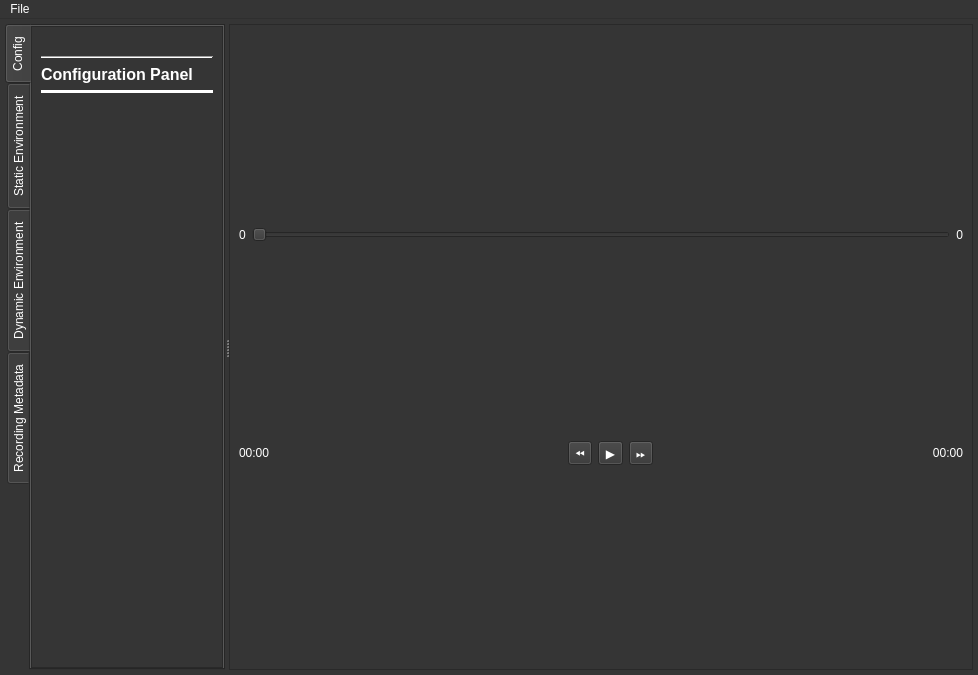
<?xml version="1.0" encoding="UTF-8"?>
<ui version="4.0">
 <class>MainWindow</class>
 <widget class="QMainWindow" name="MainWindow">
  <property name="geometry">
   <rect>
    <x>0</x>
    <y>0</y>
    <width>978</width>
    <height>675</height>
   </rect>
  </property>
  <property name="palette">
   <palette>
    <active>
     <colorrole role="WindowText">
      <brush brushstyle="SolidPattern">
       <color alpha="255">
        <red>255</red>
        <green>255</green>
        <blue>255</blue>
       </color>
      </brush>
     </colorrole>
     <colorrole role="Button">
      <brush brushstyle="SolidPattern">
       <color alpha="255">
        <red>53</red>
        <green>53</green>
        <blue>53</blue>
       </color>
      </brush>
     </colorrole>
     <colorrole role="Text">
      <brush brushstyle="SolidPattern">
       <color alpha="255">
        <red>255</red>
        <green>255</green>
        <blue>255</blue>
       </color>
      </brush>
     </colorrole>
     <colorrole role="BrightText">
      <brush brushstyle="SolidPattern">
       <color alpha="255">
        <red>255</red>
        <green>0</green>
        <blue>0</blue>
       </color>
      </brush>
     </colorrole>
     <colorrole role="ButtonText">
      <brush brushstyle="SolidPattern">
       <color alpha="255">
        <red>255</red>
        <green>255</green>
        <blue>255</blue>
       </color>
      </brush>
     </colorrole>
     <colorrole role="Base">
      <brush brushstyle="SolidPattern">
       <color alpha="255">
        <red>25</red>
        <green>25</green>
        <blue>25</blue>
       </color>
      </brush>
     </colorrole>
     <colorrole role="Window">
      <brush brushstyle="SolidPattern">
       <color alpha="255">
        <red>53</red>
        <green>53</green>
        <blue>53</blue>
       </color>
      </brush>
     </colorrole>
     <colorrole role="Highlight">
      <brush brushstyle="SolidPattern">
       <color alpha="255">
        <red>42</red>
        <green>130</green>
        <blue>218</blue>
       </color>
      </brush>
     </colorrole>
     <colorrole role="HighlightedText">
      <brush brushstyle="SolidPattern">
       <color alpha="255">
        <red>0</red>
        <green>0</green>
        <blue>0</blue>
       </color>
      </brush>
     </colorrole>
     <colorrole role="Link">
      <brush brushstyle="SolidPattern">
       <color alpha="255">
        <red>42</red>
        <green>130</green>
        <blue>218</blue>
       </color>
      </brush>
     </colorrole>
     <colorrole role="AlternateBase">
      <brush brushstyle="SolidPattern">
       <color alpha="255">
        <red>53</red>
        <green>53</green>
        <blue>53</blue>
       </color>
      </brush>
     </colorrole>
     <colorrole role="PlaceholderText">
      <brush brushstyle="NoBrush">
       <color alpha="128">
        <red>255</red>
        <green>255</green>
        <blue>255</blue>
       </color>
      </brush>
     </colorrole>
    </active>
    <inactive>
     <colorrole role="WindowText">
      <brush brushstyle="SolidPattern">
       <color alpha="255">
        <red>255</red>
        <green>255</green>
        <blue>255</blue>
       </color>
      </brush>
     </colorrole>
     <colorrole role="Button">
      <brush brushstyle="SolidPattern">
       <color alpha="255">
        <red>53</red>
        <green>53</green>
        <blue>53</blue>
       </color>
      </brush>
     </colorrole>
     <colorrole role="Text">
      <brush brushstyle="SolidPattern">
       <color alpha="255">
        <red>255</red>
        <green>255</green>
        <blue>255</blue>
       </color>
      </brush>
     </colorrole>
     <colorrole role="BrightText">
      <brush brushstyle="SolidPattern">
       <color alpha="255">
        <red>255</red>
        <green>0</green>
        <blue>0</blue>
       </color>
      </brush>
     </colorrole>
     <colorrole role="ButtonText">
      <brush brushstyle="SolidPattern">
       <color alpha="255">
        <red>255</red>
        <green>255</green>
        <blue>255</blue>
       </color>
      </brush>
     </colorrole>
     <colorrole role="Base">
      <brush brushstyle="SolidPattern">
       <color alpha="255">
        <red>25</red>
        <green>25</green>
        <blue>25</blue>
       </color>
      </brush>
     </colorrole>
     <colorrole role="Window">
      <brush brushstyle="SolidPattern">
       <color alpha="255">
        <red>53</red>
        <green>53</green>
        <blue>53</blue>
       </color>
      </brush>
     </colorrole>
     <colorrole role="Highlight">
      <brush brushstyle="SolidPattern">
       <color alpha="255">
        <red>42</red>
        <green>130</green>
        <blue>218</blue>
       </color>
      </brush>
     </colorrole>
     <colorrole role="HighlightedText">
      <brush brushstyle="SolidPattern">
       <color alpha="255">
        <red>0</red>
        <green>0</green>
        <blue>0</blue>
       </color>
      </brush>
     </colorrole>
     <colorrole role="Link">
      <brush brushstyle="SolidPattern">
       <color alpha="255">
        <red>42</red>
        <green>130</green>
        <blue>218</blue>
       </color>
      </brush>
     </colorrole>
     <colorrole role="AlternateBase">
      <brush brushstyle="SolidPattern">
       <color alpha="255">
        <red>53</red>
        <green>53</green>
        <blue>53</blue>
       </color>
      </brush>
     </colorrole>
     <colorrole role="PlaceholderText">
      <brush brushstyle="NoBrush">
       <color alpha="128">
        <red>255</red>
        <green>255</green>
        <blue>255</blue>
       </color>
      </brush>
     </colorrole>
    </inactive>
    <disabled>
     <colorrole role="WindowText">
      <brush brushstyle="SolidPattern">
       <color alpha="255">
        <red>159</red>
        <green>0</green>
        <blue>2</blue>
       </color>
      </brush>
     </colorrole>
     <colorrole role="Button">
      <brush brushstyle="SolidPattern">
       <color alpha="255">
        <red>53</red>
        <green>53</green>
        <blue>53</blue>
       </color>
      </brush>
     </colorrole>
     <colorrole role="Text">
      <brush brushstyle="SolidPattern">
       <color alpha="255">
        <red>159</red>
        <green>0</green>
        <blue>2</blue>
       </color>
      </brush>
     </colorrole>
     <colorrole role="BrightText">
      <brush brushstyle="SolidPattern">
       <color alpha="255">
        <red>255</red>
        <green>0</green>
        <blue>0</blue>
       </color>
      </brush>
     </colorrole>
     <colorrole role="ButtonText">
      <brush brushstyle="SolidPattern">
       <color alpha="255">
        <red>159</red>
        <green>0</green>
        <blue>2</blue>
       </color>
      </brush>
     </colorrole>
     <colorrole role="Base">
      <brush brushstyle="SolidPattern">
       <color alpha="255">
        <red>53</red>
        <green>53</green>
        <blue>53</blue>
       </color>
      </brush>
     </colorrole>
     <colorrole role="Window">
      <brush brushstyle="SolidPattern">
       <color alpha="255">
        <red>53</red>
        <green>53</green>
        <blue>53</blue>
       </color>
      </brush>
     </colorrole>
     <colorrole role="Highlight">
      <brush brushstyle="SolidPattern">
       <color alpha="255">
        <red>145</red>
        <green>145</green>
        <blue>145</blue>
       </color>
      </brush>
     </colorrole>
     <colorrole role="HighlightedText">
      <brush brushstyle="SolidPattern">
       <color alpha="255">
        <red>0</red>
        <green>0</green>
        <blue>0</blue>
       </color>
      </brush>
     </colorrole>
     <colorrole role="Link">
      <brush brushstyle="SolidPattern">
       <color alpha="255">
        <red>42</red>
        <green>130</green>
        <blue>218</blue>
       </color>
      </brush>
     </colorrole>
     <colorrole role="AlternateBase">
      <brush brushstyle="SolidPattern">
       <color alpha="255">
        <red>53</red>
        <green>53</green>
        <blue>53</blue>
       </color>
      </brush>
     </colorrole>
     <colorrole role="PlaceholderText">
      <brush brushstyle="NoBrush">
       <color alpha="128">
        <red>255</red>
        <green>255</green>
        <blue>255</blue>
       </color>
      </brush>
     </colorrole>
    </disabled>
   </palette>
  </property>
  <property name="windowTitle">
   <string>Omega Visualizer</string>
  </property>
  <widget class="QWidget" name="central_widget">
   <property name="autoFillBackground">
    <bool>true</bool>
   </property>
   <layout class="QVBoxLayout" name="verticalLayout_2">
    <property name="spacing">
     <number>5</number>
    </property>
    <property name="leftMargin">
     <number>5</number>
    </property>
    <property name="topMargin">
     <number>5</number>
    </property>
    <property name="rightMargin">
     <number>5</number>
    </property>
    <property name="bottomMargin">
     <number>5</number>
    </property>
    <item>
     <widget class="QSplitter" name="splitter">
      <property name="orientation">
       <enum>Qt::Horizontal</enum>
      </property>
      <widget class="QTabWidget" name="tab_widget">
       <property name="tabPosition">
        <enum>QTabWidget::West</enum>
       </property>
       <property name="currentIndex">
        <number>0</number>
       </property>
       <property name="movable">
        <bool>true</bool>
       </property>
       <widget class="QScrollArea" name="container_config">
        <property name="sizePolicy">
         <sizepolicy hsizetype="MinimumExpanding" vsizetype="Minimum">
          <horstretch>0</horstretch>
          <verstretch>0</verstretch>
         </sizepolicy>
        </property>
        <property name="autoFillBackground">
         <bool>true</bool>
        </property>
        <property name="widgetResizable">
         <bool>true</bool>
        </property>
        <property name="alignment">
         <set>Qt::AlignLeading|Qt::AlignLeft|Qt::AlignTop</set>
        </property>
        <attribute name="title">
         <string>Config</string>
        </attribute>
        <widget class="QWidget" name="container_config_content">
         <property name="geometry">
          <rect>
           <x>0</x>
           <y>0</y>
           <width>187</width>
           <height>92</height>
          </rect>
         </property>
         <property name="sizePolicy">
          <sizepolicy hsizetype="MinimumExpanding" vsizetype="Maximum">
           <horstretch>0</horstretch>
           <verstretch>0</verstretch>
          </sizepolicy>
         </property>
         <property name="autoFillBackground">
          <bool>true</bool>
         </property>
         <layout class="QVBoxLayout" name="vertical_layout_config" stretch="0,0,0,0,0,1">
          <item>
           <widget class="QLabel" name="weather_degree_lbl">
            <property name="text">
             <string/>
            </property>
           </widget>
          </item>
          <item>
           <layout class="QHBoxLayout" name="weather_h_layout"/>
          </item>
          <item>
           <widget class="Line" name="line">
            <property name="orientation">
             <enum>Qt::Horizontal</enum>
            </property>
           </widget>
          </item>
          <item>
           <widget class="QLabel" name="lbl_settings">
            <property name="font">
             <font>
              <pointsize>12</pointsize>
              <weight>75</weight>
              <bold>true</bold>
             </font>
            </property>
            <property name="frameShape">
             <enum>QFrame::NoFrame</enum>
            </property>
            <property name="text">
             <string>Configuration Panel</string>
            </property>
            <property name="scaledContents">
             <bool>false</bool>
            </property>
           </widget>
          </item>
          <item>
           <widget class="Line" name="line_settings">
            <property name="frameShadow">
             <enum>QFrame::Plain</enum>
            </property>
            <property name="lineWidth">
             <number>4</number>
            </property>
            <property name="orientation">
             <enum>Qt::Horizontal</enum>
            </property>
           </widget>
          </item>
          <item>
           <widget class="QWidget" name="widget_settings" native="true">
            <property name="sizePolicy">
             <sizepolicy hsizetype="Minimum" vsizetype="Minimum">
              <horstretch>0</horstretch>
              <verstretch>0</verstretch>
             </sizepolicy>
            </property>
           </widget>
          </item>
         </layout>
        </widget>
       </widget>
       <widget class="QScrollArea" name="container_static_environment">
        <property name="sizePolicy">
         <sizepolicy hsizetype="MinimumExpanding" vsizetype="Minimum">
          <horstretch>0</horstretch>
          <verstretch>0</verstretch>
         </sizepolicy>
        </property>
        <property name="autoFillBackground">
         <bool>true</bool>
        </property>
        <property name="widgetResizable">
         <bool>true</bool>
        </property>
        <property name="alignment">
         <set>Qt::AlignLeading|Qt::AlignLeft|Qt::AlignTop</set>
        </property>
        <attribute name="title">
         <string>Static Environment</string>
        </attribute>
        <widget class="QWidget" name="container_static_environment_content">
         <property name="geometry">
          <rect>
           <x>0</x>
           <y>0</y>
           <width>187</width>
           <height>52</height>
          </rect>
         </property>
         <property name="sizePolicy">
          <sizepolicy hsizetype="MinimumExpanding" vsizetype="Maximum">
           <horstretch>0</horstretch>
           <verstretch>0</verstretch>
          </sizepolicy>
         </property>
         <property name="autoFillBackground">
          <bool>true</bool>
         </property>
         <layout class="QVBoxLayout" name="vertical_layout_static_environment" stretch="0,0,1">
          <item>
           <widget class="QLabel" name="lbl_static_environment">
            <property name="font">
             <font>
              <pointsize>12</pointsize>
              <weight>75</weight>
              <bold>true</bold>
             </font>
            </property>
            <property name="frameShape">
             <enum>QFrame::NoFrame</enum>
            </property>
            <property name="text">
             <string>Static Environment</string>
            </property>
            <property name="scaledContents">
             <bool>false</bool>
            </property>
           </widget>
          </item>
          <item>
           <widget class="Line" name="line_static_environment">
            <property name="frameShadow">
             <enum>QFrame::Plain</enum>
            </property>
            <property name="lineWidth">
             <number>4</number>
            </property>
            <property name="orientation">
             <enum>Qt::Horizontal</enum>
            </property>
           </widget>
          </item>
          <item>
           <widget class="QWidget" name="widget_static_environment" native="true">
            <property name="sizePolicy">
             <sizepolicy hsizetype="Minimum" vsizetype="Minimum">
              <horstretch>0</horstretch>
              <verstretch>0</verstretch>
             </sizepolicy>
            </property>
           </widget>
          </item>
         </layout>
        </widget>
       </widget>
       <widget class="QScrollArea" name="container_dynamic_environment">
        <property name="sizePolicy">
         <sizepolicy hsizetype="MinimumExpanding" vsizetype="Minimum">
          <horstretch>0</horstretch>
          <verstretch>0</verstretch>
         </sizepolicy>
        </property>
        <property name="autoFillBackground">
         <bool>true</bool>
        </property>
        <property name="widgetResizable">
         <bool>true</bool>
        </property>
        <property name="alignment">
         <set>Qt::AlignLeading|Qt::AlignLeft|Qt::AlignTop</set>
        </property>
        <attribute name="title">
         <string>Dynamic Environment</string>
        </attribute>
        <widget class="QWidget" name="container_dynamic_environment_content">
         <property name="geometry">
          <rect>
           <x>0</x>
           <y>0</y>
           <width>187</width>
           <height>52</height>
          </rect>
         </property>
         <property name="sizePolicy">
          <sizepolicy hsizetype="MinimumExpanding" vsizetype="Maximum">
           <horstretch>0</horstretch>
           <verstretch>0</verstretch>
          </sizepolicy>
         </property>
         <property name="autoFillBackground">
          <bool>true</bool>
         </property>
         <layout class="QVBoxLayout" name="vertical_layout_dynamic_environment" stretch="0,0,1">
          <item>
           <widget class="QLabel" name="lbl_dynamic_environment">
            <property name="font">
             <font>
              <pointsize>12</pointsize>
              <weight>75</weight>
              <bold>true</bold>
             </font>
            </property>
            <property name="frameShape">
             <enum>QFrame::NoFrame</enum>
            </property>
            <property name="text">
             <string>Dynamic Environment</string>
            </property>
            <property name="scaledContents">
             <bool>false</bool>
            </property>
           </widget>
          </item>
          <item>
           <widget class="Line" name="line_dynamic_environment">
            <property name="frameShadow">
             <enum>QFrame::Plain</enum>
            </property>
            <property name="lineWidth">
             <number>4</number>
            </property>
            <property name="orientation">
             <enum>Qt::Horizontal</enum>
            </property>
           </widget>
          </item>
          <item>
           <widget class="QWidget" name="widget_dynamic_environment" native="true">
            <property name="sizePolicy">
             <sizepolicy hsizetype="Minimum" vsizetype="Minimum">
              <horstretch>0</horstretch>
              <verstretch>0</verstretch>
             </sizepolicy>
            </property>
           </widget>
          </item>
         </layout>
        </widget>
       </widget>
       <widget class="QScrollArea" name="container_recording_meta_data">
        <property name="sizePolicy">
         <sizepolicy hsizetype="MinimumExpanding" vsizetype="Minimum">
          <horstretch>0</horstretch>
          <verstretch>0</verstretch>
         </sizepolicy>
        </property>
        <property name="autoFillBackground">
         <bool>true</bool>
        </property>
        <property name="widgetResizable">
         <bool>true</bool>
        </property>
        <property name="alignment">
         <set>Qt::AlignLeading|Qt::AlignLeft|Qt::AlignTop</set>
        </property>
        <attribute name="title">
         <string>Recording Metadata</string>
        </attribute>
        <widget class="QWidget" name="container_recording_meta_data_content">
         <property name="geometry">
          <rect>
           <x>0</x>
           <y>0</y>
           <width>187</width>
           <height>52</height>
          </rect>
         </property>
         <property name="sizePolicy">
          <sizepolicy hsizetype="MinimumExpanding" vsizetype="Maximum">
           <horstretch>0</horstretch>
           <verstretch>0</verstretch>
          </sizepolicy>
         </property>
         <property name="autoFillBackground">
          <bool>true</bool>
         </property>
         <layout class="QVBoxLayout" name="vertical_layout_recording_meta_data" stretch="0,0,1">
          <item>
           <widget class="QLabel" name="lbl_recording_meta_data">
            <property name="font">
             <font>
              <pointsize>12</pointsize>
              <weight>75</weight>
              <bold>true</bold>
             </font>
            </property>
            <property name="frameShape">
             <enum>QFrame::NoFrame</enum>
            </property>
            <property name="text">
             <string>Recording Metadata</string>
            </property>
            <property name="scaledContents">
             <bool>false</bool>
            </property>
           </widget>
          </item>
          <item>
           <widget class="Line" name="line_recording_meta_data">
            <property name="frameShadow">
             <enum>QFrame::Plain</enum>
            </property>
            <property name="lineWidth">
             <number>4</number>
            </property>
            <property name="orientation">
             <enum>Qt::Horizontal</enum>
            </property>
           </widget>
          </item>
          <item>
           <widget class="QWidget" name="widget_recording_meta_data" native="true">
            <property name="sizePolicy">
             <sizepolicy hsizetype="Minimum" vsizetype="Minimum">
              <horstretch>0</horstretch>
              <verstretch>0</verstretch>
             </sizepolicy>
            </property>
           </widget>
          </item>
         </layout>
        </widget>
       </widget>
      </widget>
      <widget class="QWidget" name="container_right" native="true">
       <property name="sizePolicy">
        <sizepolicy hsizetype="Expanding" vsizetype="Expanding">
         <horstretch>1</horstretch>
         <verstretch>1</verstretch>
        </sizepolicy>
       </property>
       <layout class="QVBoxLayout" name="verticalLayout">
        <item>
         <widget class="QSplitter" name="splitter_2">
          <property name="orientation">
           <enum>Qt::Vertical</enum>
          </property>
          <widget class="QFrame" name="frame">
           <property name="sizePolicy">
            <sizepolicy hsizetype="Expanding" vsizetype="Expanding">
             <horstretch>1</horstretch>
             <verstretch>1</verstretch>
            </sizepolicy>
           </property>
           <property name="frameShape">
            <enum>QFrame::StyledPanel</enum>
           </property>
           <property name="frameShadow">
            <enum>QFrame::Raised</enum>
           </property>
           <layout class="QGridLayout" name="gridLayout_2">
            <property name="leftMargin">
             <number>0</number>
            </property>
            <property name="topMargin">
             <number>0</number>
            </property>
            <property name="rightMargin">
             <number>0</number>
            </property>
            <property name="bottomMargin">
             <number>0</number>
            </property>
            <property name="spacing">
             <number>0</number>
            </property>
            <item row="0" column="0">
             <widget class="PlotWidget" name="canvas">
              <property name="sizePolicy">
               <sizepolicy hsizetype="Expanding" vsizetype="Expanding">
                <horstretch>0</horstretch>
                <verstretch>0</verstretch>
               </sizepolicy>
              </property>
              <property name="minimumSize">
               <size>
                <width>480</width>
                <height>272</height>
               </size>
              </property>
              <property name="autoFillBackground">
               <bool>true</bool>
              </property>
             </widget>
            </item>
            <item row="1" column="0">
             <widget class="QFrame" name="playback_controls">
              <property name="autoFillBackground">
               <bool>true</bool>
              </property>
              <layout class="QGridLayout" name="gridLayout_4" columnstretch="0,1,0,0,0,0,0,0,0,1,0">
               <item row="1" column="0" colspan="2">
                <widget class="QLabel" name="lbl_current_time">
                 <property name="text">
                  <string>00:00</string>
                 </property>
                </widget>
               </item>
               <item row="1" column="8" colspan="3">
                <widget class="QLabel" name="lbl_total_time">
                 <property name="text">
                  <string>00:00</string>
                 </property>
                 <property name="alignment">
                  <set>Qt::AlignRight|Qt::AlignTrailing|Qt::AlignVCenter</set>
                 </property>
                </widget>
               </item>
               <item row="1" column="6">
                <widget class="QToolButton" name="pb_play_pause">
                 <property name="font">
                  <font>
                   <family>Material Icons</family>
                  </font>
                 </property>
                 <property name="text">
                  <string>▶️</string>
                 </property>
                </widget>
               </item>
               <item row="1" column="5">
                <widget class="QToolButton" name="pb_back">
                 <property name="font">
                  <font>
                   <family>Material Icons</family>
                  </font>
                 </property>
                 <property name="text">
                  <string>⏪️</string>
                 </property>
                </widget>
               </item>
               <item row="1" column="7">
                <widget class="QToolButton" name="pb_next">
                 <property name="font">
                  <font>
                   <family>Material Icons</family>
                  </font>
                 </property>
                 <property name="text">
                  <string>⏩️</string>
                 </property>
                </widget>
               </item>
               <item row="0" column="10">
                <widget class="QLabel" name="lbl_total_frames">
                 <property name="text">
                  <string>0</string>
                 </property>
                 <property name="alignment">
                  <set>Qt::AlignRight|Qt::AlignTrailing|Qt::AlignVCenter</set>
                 </property>
                </widget>
               </item>
               <item row="0" column="1" colspan="9">
                <widget class="QSlider" name="slider">
                 <property name="sizePolicy">
                  <sizepolicy hsizetype="Expanding" vsizetype="Fixed">
                   <horstretch>0</horstretch>
                   <verstretch>0</verstretch>
                  </sizepolicy>
                 </property>
                 <property name="orientation">
                  <enum>Qt::Horizontal</enum>
                 </property>
                 <property name="tickPosition">
                  <enum>QSlider::NoTicks</enum>
                 </property>
                 <property name="tickInterval">
                  <number>0</number>
                 </property>
                </widget>
               </item>
               <item row="0" column="0">
                <widget class="QLabel" name="lbl_current_frame">
                 <property name="text">
                  <string>0</string>
                 </property>
                </widget>
               </item>
              </layout>
             </widget>
            </item>
           </layout>
          </widget>
          <widget class="PlotWidget" name="timeseriesplot">
           <property name="sizePolicy">
            <sizepolicy hsizetype="Expanding" vsizetype="Expanding">
             <horstretch>0</horstretch>
             <verstretch>0</verstretch>
            </sizepolicy>
           </property>
           <property name="minimumSize">
            <size>
             <width>480</width>
             <height>272</height>
            </size>
           </property>
           <property name="autoFillBackground">
            <bool>true</bool>
           </property>
          </widget>
         </widget>
        </item>
       </layout>
      </widget>
     </widget>
    </item>
   </layout>
  </widget>
  <widget class="QMenuBar" name="menuBar">
   <property name="geometry">
    <rect>
     <x>0</x>
     <y>0</y>
     <width>978</width>
     <height>22</height>
    </rect>
   </property>
   <property name="nativeMenuBar">
    <bool>false</bool>
   </property>
   <widget class="QMenu" name="menu_file">
    <property name="title">
     <string>File</string>
    </property>
    <widget class="QMenu" name="menu_select_snippet">
     <property name="title">
      <string>Select Snippet</string>
     </property>
    </widget>
    <addaction name="menu_select_snippet"/>
    <addaction name="action_terminate_application"/>
   </widget>
   <addaction name="menu_file"/>
  </widget>
  <action name="action_terminate_application">
   <property name="text">
    <string>Quit</string>
   </property>
   <property name="shortcut">
    <string>Ctrl+Q</string>
   </property>
  </action>
 </widget>
 <customwidgets>
  <customwidget>
   <class>PlotWidget</class>
   <extends>QMainWindow</extends>
   <header>pyqtgraph</header>
   <container>1</container>
  </customwidget>
 </customwidgets>
 <resources/>
 <connections/>
</ui>
